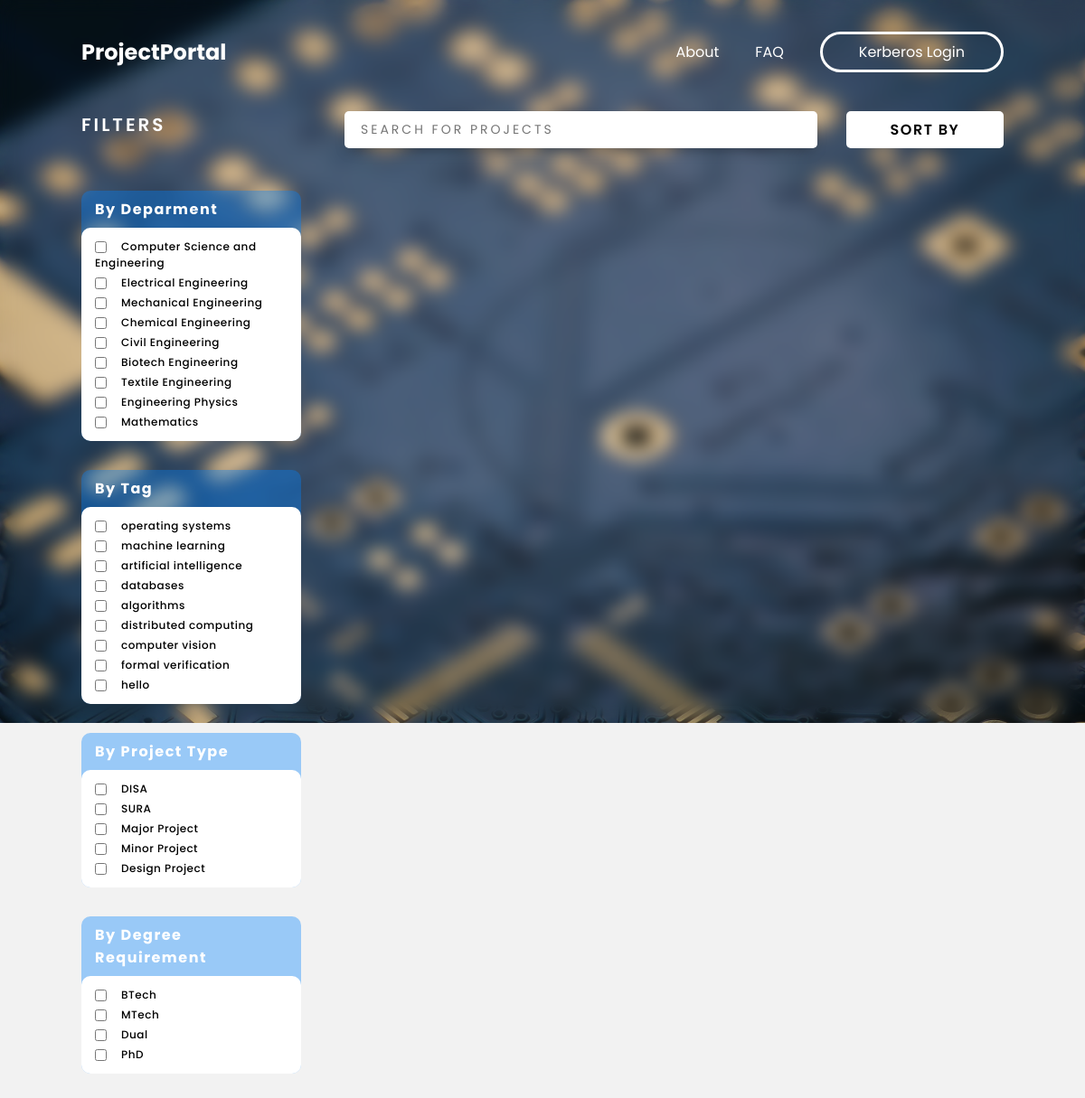
/projects/find_projects/, run on an earlier commit of the app's database.
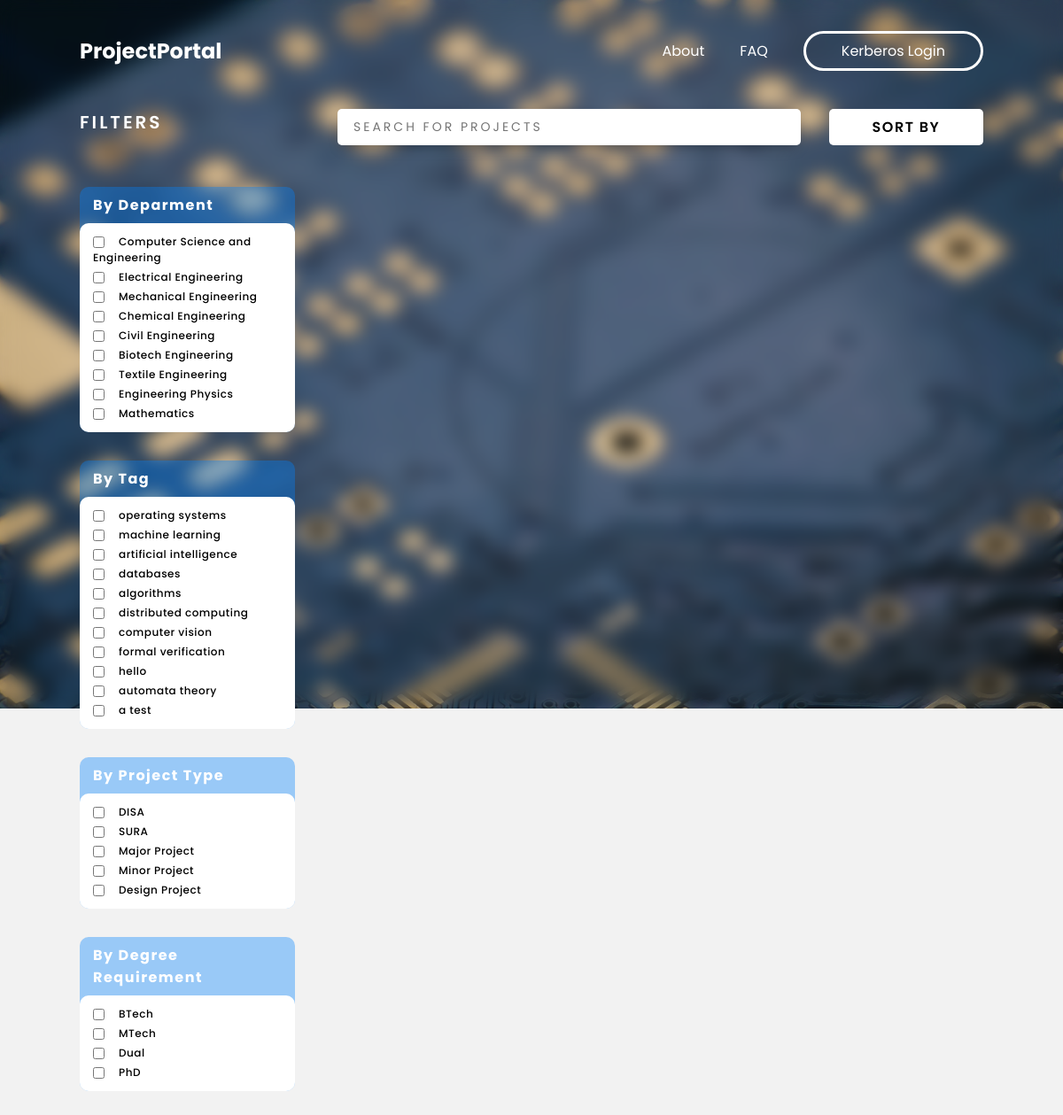
And on a later commit of the database.
### portal/models.py (models this page shows, shortened)
class Interests(models.Model):
    research_field = models.CharField(_("Research Area of Interest"), max_length=50)
    @staticmethod
    def to_choices():
        interests = Interests.objects.all()
        return [(intr.research_field, intr.research_field) for intr in interests]

### portal/views.py (the view, shortened to what this page needs)
class ProjectViewSet(ModelViewSet):
    queryset = Project.objects.all()
    serializer_class = ProjectSerializer
    filter_backends = [filters.DjangoFilterBackend]
    filterset_class = ProjectFilter
    @action(detail=False)
    def find_projects(self,request):
        return render(request, template_name="search-projects.html", context={'depts': Departments.choices, 'degrees': Degree.choices, 'types': ProjectType.choices, 'tags': Interests.to_choices()})

### templates/search-projects.html (shortened to what this page needs)
{% extends 'bg-base.html' %}
{% load static %}
{% block style %}
<link rel="stylesheet" href="{% static 'portal/css/search.css' %}">
<link rel="stylesheet" href="{% static 'portal/css/dashboard.css' %}">
{% endblock %}
{% block content %}
<div class="search-grid">
    <div class="col1">
        <h2 class="page-heading wide-text bold">Filters</h2>
        <div class="filter-container">
            <h4 class="filter-header">By Deparment</h4>
            <div class="filter-main">
                {% for dept in depts %}
                <label for="{{dept.0}}"><input type="checkbox" name="{{dept.0}}" id="{{dept.0}}" onchange="applyFilter('dept')">{{dept.1}}</label>
                {% endfor %}
            </div>
        </div>
        <div class="filter-container">
            <h4 class="filter-header">By Tag</h4>
            <div class="filter-main">
                {% for tag in tags %}
                <label for="{{tag.0}}"><input type="checkbox" name="{{tag.0}}" id="{{tag.0}}" onchange="applyFilter('tag')">{{tag.1}}</label>
                {% endfor %}
            </div>
        </div>
        <div class="filter-container">
            <h4 class="filter-header">By Project Type</h4>
            <div class="filter-main">
                {% for t in types %}
                <label for="{{t.0}}"><input type="checkbox" name="{{t.0}}" id="{{t.0}}" onchange="applyFilter('type')">{{t.1}}</label>
                {% endfor %}
            </div>
        </div>
        <div class="filter-container">
            <h4 class="filter-header">By Degree Requirement</h4>
            <div class="filter-main">
                {% for d in degrees %}
                <label for="{{d.0}}"><input type="checkbox" name="{{d.0}}" id="{{d.0}}" onchange="applyFilter('degree')">{{d.1}}</label>
                {% endfor %}
            </div>
        </div>
    </div>
    <div class="col2">
        <div class="row">
            <input type="text" name="search" id="projSearch" onkeyup="searchProjects()" placeholder="SEARCH FOR PROJECTS">
            <button class="bold" id="filterBtn" type="button">Sort By</button>
        </div>
    </div>
</div>
{% endblock %}

What changed in the data, as far as the page shows it:
added Interests: research_field "automata theory"
added Interests: research_field "a test"
